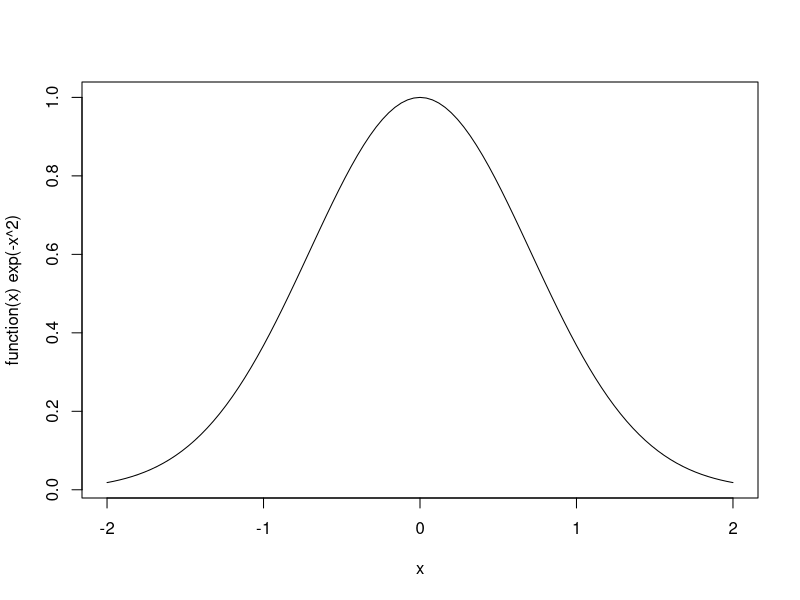
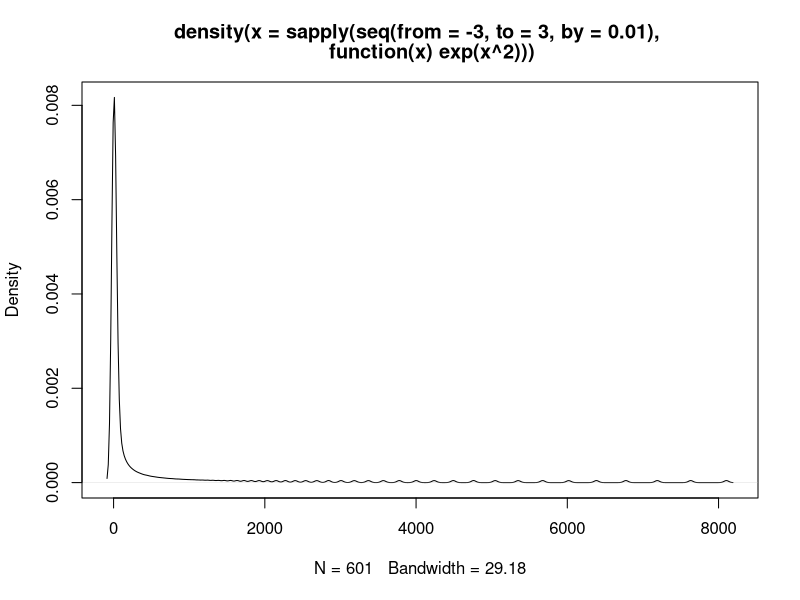
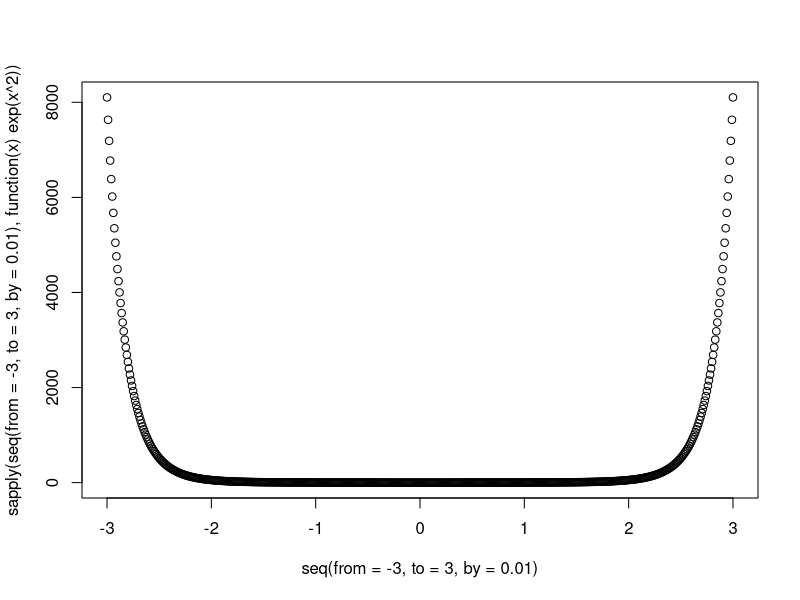
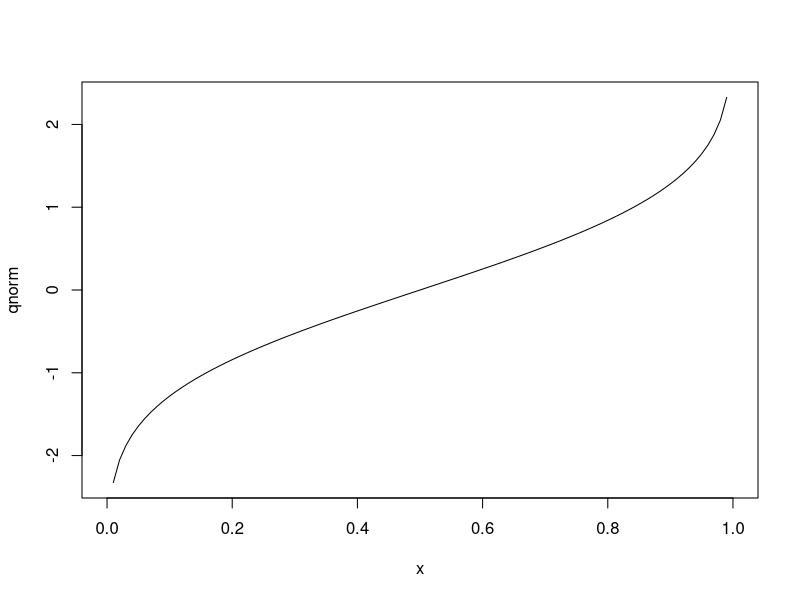
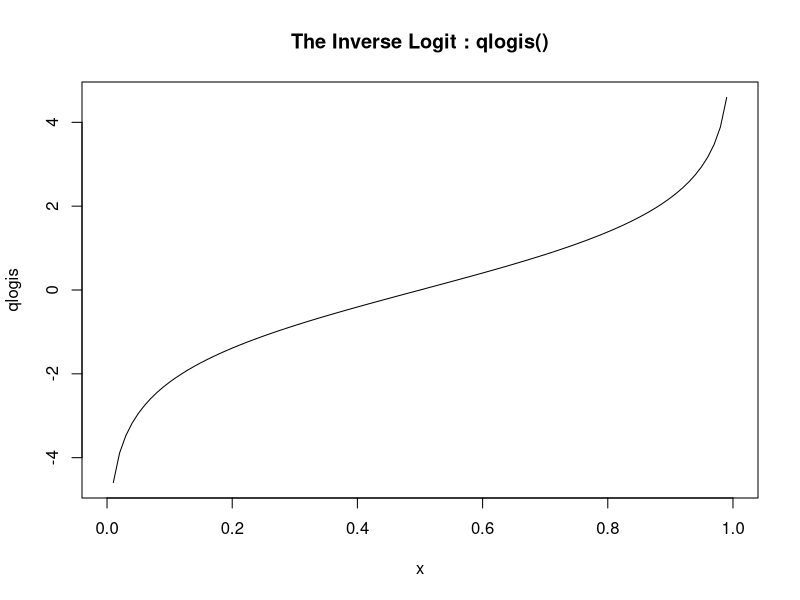
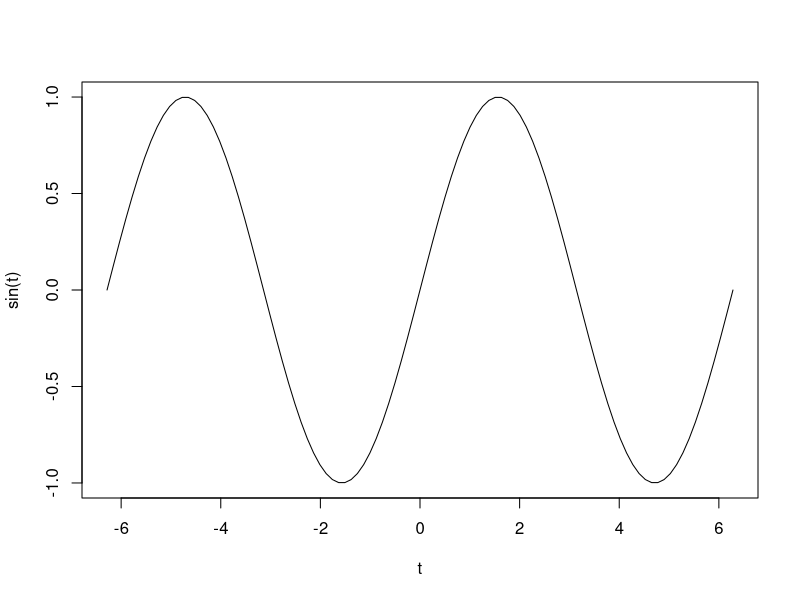
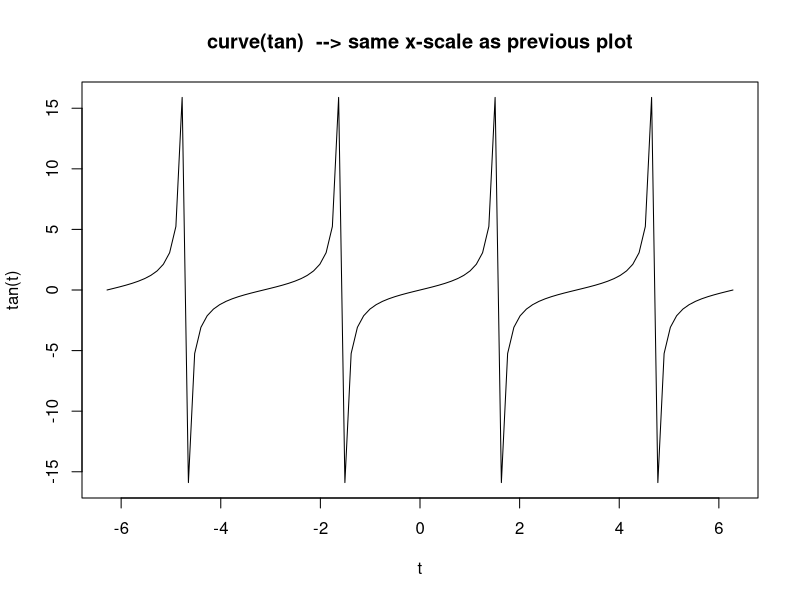
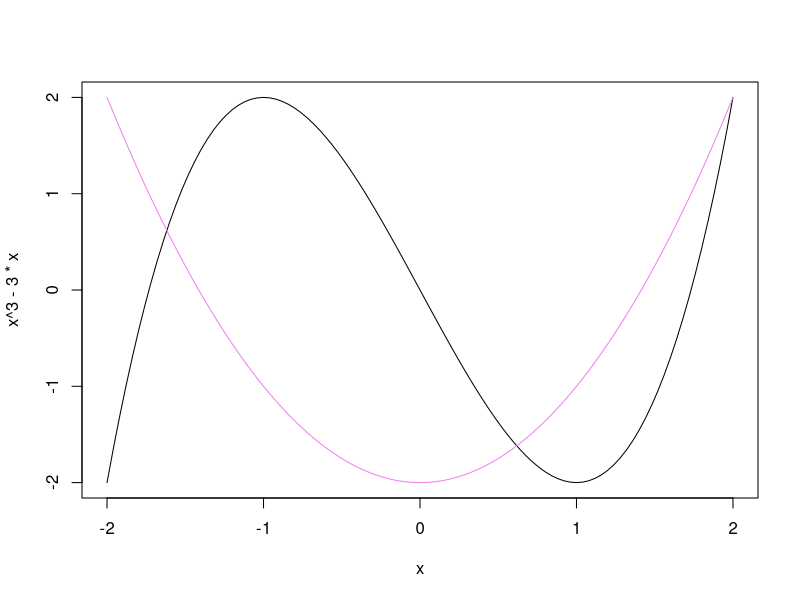

The R source for these figures, in order:
### SCRATCH ###################################################################
plot(function(x) exp(-x^2), from=-2, to=2) # int(exp(-x^2)

plot(density(sapply(seq(from=-3, to=3, by=.01), function(x) exp(x^2))))

plot(seq(from=-3, to=3, by=.01), 
     sapply(seq(from=-3, to=3, by=.01), function(x) exp(x^2)))

###### DOCS FROM CURVE FUNCS ##################################################
plot(qnorm) # default range c(0, 1) is appropriate here,

# but end values are -/+Inf and so are omitted.
plot(qlogis, main = "The Inverse Logit : qlogis()")

# abline(h = 0, v = 0:2/2, lty = 3, col = "gray")
curve(sin, -2*pi, 2*pi, xname = "t")
curve(tan, xname = "t", add = NA,
      main = "curve(tan)  --> same x-scale as previous plot")

# op <- par(mfrow = c(2, 2))
curve(x^3 - 3*x, -2, 2)
curve(x^2 - 2, add = TRUE, col = "violet")

## simple and advanced versions, quite similar:
plot(cos, -pi,  3*pi)
curve(cos, xlim = c(-pi, 3*pi), n = 1001, col = "blue", add = TRUE)

chippy <- function(x) sin(cos(x)*exp(-x/2))
curve(chippy, -8, 7, n = 2001)
plot (chippy, -8, -5)

for(ll in c("", "x", "y", "xy"))
  curve(log(1+x), 1, 100, log = ll, sub = paste0("log = '", ll, "'"))






